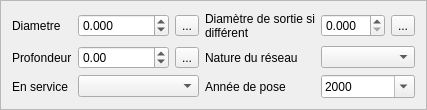
        <widget class="QFrame" name="frame">
         <property name="frameShape">
          <enum>QFrame::StyledPanel</enum>
         </property>
         <property name="frameShadow">
          <enum>QFrame::Raised</enum>
         </property>
         <layout class="QGridLayout" name="gridLayout_2">
          <item row="4" column="4" colspan="2">
           <widget class="QDateEdit" name="dateEdit_anneepose">
            <property name="displayFormat">
             <string>yyyy</string>
            </property>
            <property name="calendarPopup">
             <bool>true</bool>
            </property>
           </widget>
          </item>
          <item row="4" column="0">
           <widget class="QLabel" name="label_28">
            <property name="text">
             <string>En service</string>
            </property>
            <property name="wordWrap">
             <bool>true</bool>
            </property>
           </widget>
          </item>
          <item row="2" column="2">
           <widget class="QToolButton" name="toolButton_diam">
            <property name="text">
             <string>...</string>
            </property>
           </widget>
          </item>
          <item row="3" column="2">
           <widget class="QToolButton" name="toolButton_prof">
            <property name="text">
             <string>...</string>
            </property>
           </widget>
          </item>
          <item row="4" column="3">
           <widget class="QLabel" name="label_29">
            <property name="text">
             <string>Année de pose</string>
            </property>
            <property name="wordWrap">
             <bool>true</bool>
            </property>
           </widget>
          </item>
          <item row="3" column="3">
           <widget class="QLabel" name="label_13">
            <property name="text">
             <string>Nature du réseau</string>
            </property>
            <property name="wordWrap">
             <bool>true</bool>
            </property>
           </widget>
          </item>
          <item row="2" column="3">
           <widget class="QLabel" name="label_46">
            <property name="text">
             <string>Diamètre de sortie si différent</string>
            </property>
            <property name="wordWrap">
             <bool>true</bool>
            </property>
           </widget>
          </item>
          <item row="2" column="0">
           <widget class="QLabel" name="label_4">
            <property name="text">
             <string>Diametre</string>
            </property>
            <property name="wordWrap">
             <bool>true</bool>
            </property>
           </widget>
          </item>
          <item row="2" column="5">
           <widget class="QToolButton" name="toolButton_diamsor">
            <property name="text">
             <string>...</string>
            </property>
           </widget>
          </item>
          <item row="3" column="0">
           <widget class="QLabel" name="label_48">
            <property name="text">
             <string>Profondeur</string>
            </property>
           </widget>
          </item>
          <item row="2" column="4">
           <widget class="QDoubleSpinBox" name="doubleSpinBox_diamsor">
            <property name="decimals">
             <number>3</number>
            </property>
           </widget>
          </item>
          <item row="3" column="4" colspan="2">
           <widget class="QComboBox" name="comboBox_nature_reseau"/>
          </item>
          <item row="2" column="1">
           <widget class="QDoubleSpinBox" name="doubleSpinBox_diam">
            <property name="decimals">
             <number>3</number>
            </property>
            <property name="minimum">
             <double>-1.000000000000000</double>
            </property>
            <property name="maximum">
             <double>999999.000000000000000</double>
            </property>
           </widget>
          </item>
          <item row="4" column="1" colspan="2">
           <widget class="QComboBox" name="comboBox_enservice"/>
          </item>
          <item row="3" column="1">
           <widget class="QDoubleSpinBox" name="doubleSpinBox_prof">
            <property name="minimum">
             <double>-1.000000000000000</double>
            </property>
            <property name="maximum">
             <double>999999.000000000000000</double>
            </property>
           </widget>
          </item>
         </layout>
        </widget>
